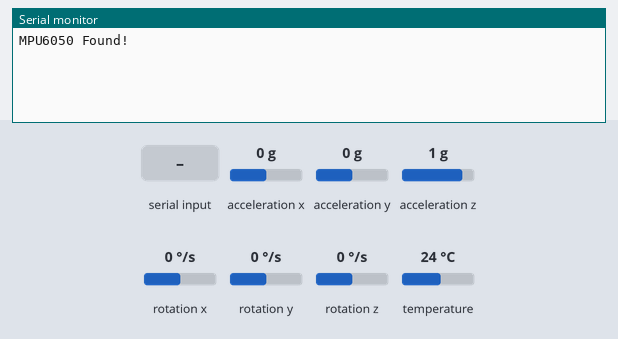
The sketch below on a simulated Arduino Leonardo, built with avr-gcc and run on an emulated ATmega32U4. Parts: the last lines printed to the serial monitor. Wiring (inferred from the names in the program): MPU-6050 motion sensor at I2C address 0x68. The test bench sets the inputs (shaded band); at power-on: acceleration z 1 g, acceleration x 0 g, acceleration y 0 g, rotation x 0 °/s, rotation y 0 °/s, rotation z 0 °/s, temperature 24 °C.

Above: at 1.4 s.
1.5 s: "Start" received over Serial
At 3.3 s:
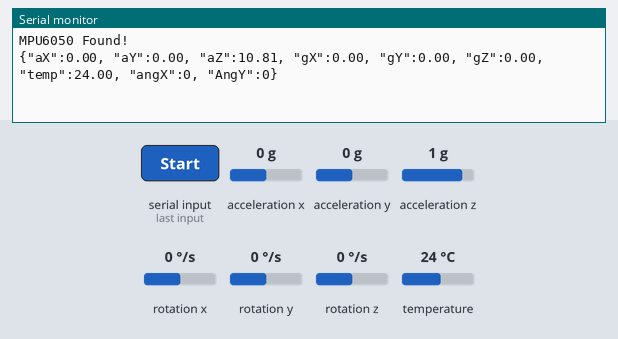
4.5 s: acceleration z set to 0 g
At 5.3 s:
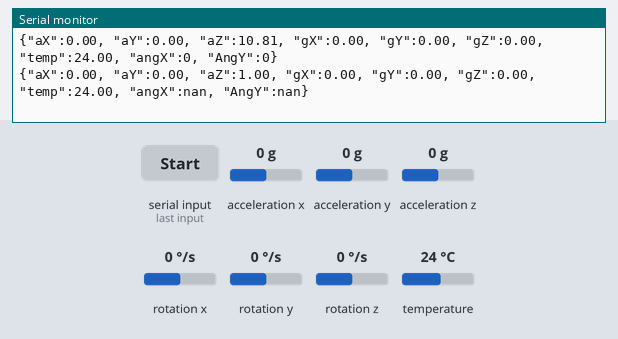
7.0 s: acceleration x set to -1.4 g
At 8.1 s:
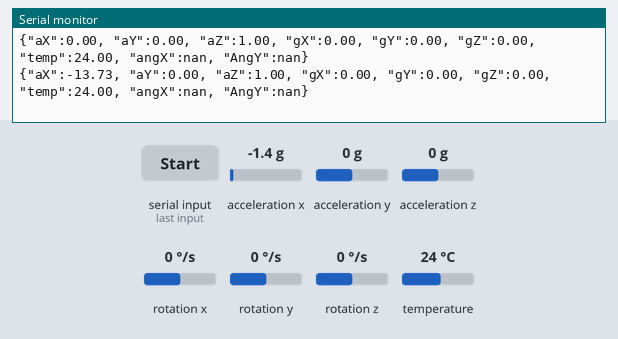
8.5 s: acceleration y set to -1.4 g
At 9.9 s:
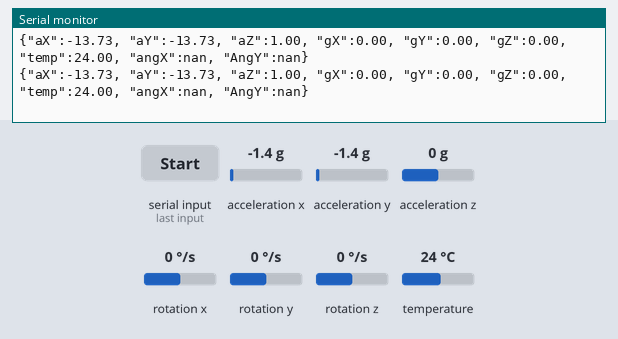
10.0 s: "CALIBACC" received over Serial
At 11.4 s:
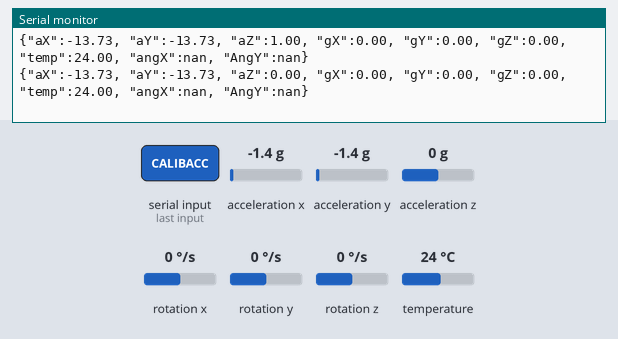
11.5 s: rotation x set to -192 °/s
At 12.5 s:
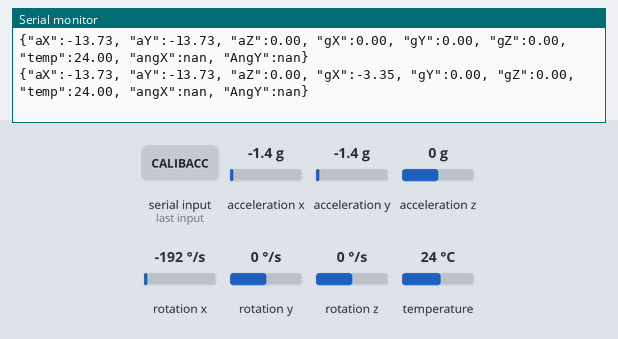

The sketch:

arduino_final.ino
```cpp
#include <Adafruit_MPU6050.h>
#include <Adafruit_Sensor.h>
#include <Wire.h>

Adafruit_MPU6050 mpu;


bool sensorsActive;
const long interval = 1000;
unsigned long previousMillis = 0;
//Calibration data
int xCalAcc = -0.30;
int yCalAcc = 0.07;
int zCalAcc = 1;
int xCalGyr = 0.6;
int yCalGyr = 0.1;
int zCalGyr = 0;
int xCalAng = 0.6;
int yCalAng = 0.1;
//
float Total_angle_x, Total_angle_y;
float elapsedTime, time, timePrev;        //Variables for time control
//Gyro Variables
int gyro_error=0;                         //We use this variable to only calculate once the gyro data error
float Gyr_rawX, Gyr_rawY, Gyr_rawZ;     //Here we store the raw data read
float Gyro_angle_x, Gyro_angle_y;         //Here we store the angle value obtained with Gyro data
float Gyro_raw_error_x, Gyro_raw_error_y; //Here we store the initial gyro data error

//Acc Variables
int acc_error=0;
float Acc_rawX, Acc_rawY, Acc_rawZ;    //Here we store the raw data read
float Acc_angle_x, Acc_angle_y;          //Here we store the angle value obtained with Acc data
float Acc_angle_error_x, Acc_angle_error_y; //Here we store the initial Acc data error
float rad_to_deg = 180/3.141592654;      //This value is for pasing from radians to degrees values

void setup(void) {
  sensorsActive = false;
  Serial.begin(115200);
  while (!Serial)
    delay(10); // will pause Zero, Leonardo, etc until serial console opens

  //Serial.println("Adafruit MPU6050 test!");

  // Try to initialize!
  if (!mpu.begin()) {
    Serial.println("Failed to find MPU6050 chip");
    while (1) {
      delay(10);
    }
  }
  Serial.println("MPU6050 Found!");


/*Here we calculate the acc data error before we start the loop
 * I make the mean of 200 values, that should be enough*/
  if(acc_error==0)
  {
    for(int a=0; a<200; a++)
    {
      Wire.beginTransmission(0x68);
      Wire.write(0x3B);                       //Ask for the 0x3B register- correspond to AcX
      Wire.endTransmission(false);
      Wire.requestFrom(0x68,6,true);

      Acc_rawX=(Wire.read()<<8|Wire.read())/4096.0 ; //each value needs two registres
      Acc_rawY=(Wire.read()<<8|Wire.read())/4096.0 ;
      Acc_rawZ=(Wire.read()<<8|Wire.read())/4096.0 ;


      /*---X---*/
      Acc_angle_error_x = Acc_angle_error_x + ((atan((Acc_rawY)/sqrt(pow((Acc_rawX),2) + pow((Acc_rawZ),2)))*rad_to_deg));
      /*---Y---*/
      Acc_angle_error_y = Acc_angle_error_y + ((atan(-1*(Acc_rawX)/sqrt(pow((Acc_rawY),2) + pow((Acc_rawZ),2)))*rad_to_deg));

      if(a==199)
      {
        Acc_angle_error_x = Acc_angle_error_x/200;
        Acc_angle_error_y = Acc_angle_error_y/200;
        acc_error=1;
      }
    }
  }//end of acc error calculation


/*Here we calculate the gyro data error before we start the loop
 * I make the mean of 200 values, that should be enough*/
  if(gyro_error==0)
  {
    for(int i=0; i<200; i++)
    {
      Wire.beginTransmission(0x68);            //begin, Send the slave adress (in this case 68)
      Wire.write(0x43);                        //First adress of the Gyro data
      Wire.endTransmission(false);
      Wire.requestFrom(0x68,4,true);           //We ask for just 4 registers

      Gyr_rawX=Wire.read()<<8|Wire.read();     //Once again we shif and sum
      Gyr_rawY=Wire.read()<<8|Wire.read();

      /*---X---*/
      Gyro_raw_error_x = Gyro_raw_error_x + (Gyr_rawX/32.8);
      /*---Y---*/
      Gyro_raw_error_y = Gyro_raw_error_y + (Gyr_rawY/32.8);
      if(i==199)
      {
        Gyro_raw_error_x = Gyro_raw_error_x/200;
        Gyro_raw_error_y = Gyro_raw_error_y/200;
        gyro_error=1;
      }
    }
  }//end of gyro error calculation

  mpu.setAccelerometerRange(MPU6050_RANGE_8_G);
  //Serial.print("Accelerometer range set to: ");
  /*switch (mpu.getAccelerometerRange()) {
  case MPU6050_RANGE_2_G:
    Serial.println("+-2G");
    break;
  case MPU6050_RANGE_4_G:
    Serial.println("+-4G");
    break;
  case MPU6050_RANGE_8_G:
    Serial.println("+-8G");
    break;
  case MPU6050_RANGE_16_G:
    Serial.println("+-16G");
    break;
  }*/
  mpu.setGyroRange(MPU6050_RANGE_500_DEG);
  //Serial.print("Gyro range set to: ");
  /*switch (mpu.getGyroRange()) {
  case MPU6050_RANGE_250_DEG:
    Serial.println("+- 250 deg/s");
    break;
  case MPU6050_RANGE_500_DEG:
    Serial.println("+- 500 deg/s");
    break;
  case MPU6050_RANGE_1000_DEG:
    Serial.println("+- 1000 deg/s");
    break;
  case MPU6050_RANGE_2000_DEG:
    Serial.println("+- 2000 deg/s");
    break;
  }*/

  mpu.setFilterBandwidth(MPU6050_BAND_21_HZ);
  //Serial.print("Filter bandwidth set to: ");
  /*switch (mpu.getFilterBandwidth()) {
  case MPU6050_BAND_260_HZ:
    Serial.println("260 Hz");
    break;
  case MPU6050_BAND_184_HZ:
    Serial.println("184 Hz");
    break;
  case MPU6050_BAND_94_HZ:
    Serial.println("94 Hz");
    break;
  case MPU6050_BAND_44_HZ:
    Serial.println("44 Hz");
    break;
  case MPU6050_BAND_21_HZ:
    Serial.println("21 Hz");
    break;
  case MPU6050_BAND_10_HZ:
    Serial.println("10 Hz");
    break;
  case MPU6050_BAND_5_HZ:
    Serial.println("5 Hz");
    break;
  }*/

  Serial.println("");
  delay(100);
}

void sentData(float aX, float aY, float aZ,float gX, float gY, float gZ, float temp, float angX, float angY) {
  Serial.print("{\"aX\":");
  Serial.print(aX, 2);
  Serial.print(", \"aY\":");
  Serial.print(aY, 2);
  Serial.print(", \"aZ\":");
  Serial.print(aZ, 2);
  Serial.print(", \"gX\":");
  Serial.print(gX, 2);
  Serial.print(", \"gY\":");
  Serial.print(gY, 2);
  Serial.print(", \"gZ\":");
  Serial.print(gZ, 2);
  Serial.print(", \"temp\":");
  Serial.print(temp, 2);
  Serial.print(", \"angX\":");
  Serial.print(angX, 0);
  Serial.print(", \"AngY\":");
  Serial.print(angY, 0);
  Serial.println("}");
}

void loop() {

  /* Get new sensor events with the readings */
  sensors_event_t a, g, temp;
  mpu.getEvent(&a, &g, &temp);

  if (Serial.available()) {
    String command = Serial.readString();
    if (command.indexOf("Start")!= -1) {
      sensorsActive = true;
    } else if (command.indexOf("Stop")!= -1) {
      sensorsActive = false;
    } else if (command.startsWith("CALIBACC")) {

      // Parse the X, Y, and Z values from the input message
      int xIndex = command.indexOf("X=");
      int yIndex = command.indexOf("Y=");
      int zIndex = command.indexOf("Z=");

      String xValueString = command.substring(xIndex+2, yIndex-1);
      String yValueString = command.substring(yIndex+2, zIndex-1);
      String zValueString = command.substring(zIndex+2);

      // Convert the value strings to integers
      xCalAcc = xValueString.toInt();
      yCalAcc = yValueString.toInt();
      zCalAcc = zValueString.toInt();

    }else if (command.startsWith("CALIBGYRO")) {

      // Parse the X, Y, and Z values from the input message
      int xIndex = command.indexOf("X=");
      int yIndex = command.indexOf("Y=");
      int zIndex = command.indexOf("Z=");

      String xValueString = command.substring(xIndex+2, yIndex-1);
      String yValueString = command.substring(yIndex+2, zIndex-1);
      String zValueString = command.substring(zIndex+2);

      // Convert the value strings to integers
      xCalGyr = xValueString.toInt();
      yCalGyr = yValueString.toInt();
      zCalGyr = zValueString.toInt();

    }
    else if (command.startsWith("CALIBANG")) {

      // Parse the X, Y, and Z values from the input message
      int xIndex = command.indexOf("X=");
      int yIndex = command.indexOf("Y=");

      String xValueString = command.substring(xIndex+2, yIndex-1);
      String yValueString = command.substring(yIndex+2);

      // Convert the value strings to integers
      xCalAng = xValueString.toInt();
      yCalAng = yValueString.toInt();

    }
  }

  timePrev = time;                        // the previous time is stored before the actual time read
  time = millis();                        // actual time read
  elapsedTime = (time - timePrev) / 1000; //divide by 1000 in order to obtain seconds

  //////////////////////////////////////Gyro read/////////////////////////////////////

    Wire.beginTransmission(0x68);            //begin, Send the slave adress (in this case 68)
    Wire.write(0x43);                        //First adress of the Gyro data
    Wire.endTransmission(false);
    Wire.requestFrom(0x68,4,true);           //We ask for just 4 registers

    Gyr_rawX=Wire.read()<<8|Wire.read();     //Once again we shif and sum
    Gyr_rawY=Wire.read()<<8|Wire.read();
    /*Now in order to obtain the gyro data in degrees/seconds we have to divide first
    the raw value by 32.8 because that's the value that the datasheet gives us for a 1000dps range*/
    /*---X---*/
    Gyr_rawX = (Gyr_rawX/32.8) - Gyro_raw_error_x;
    /*---Y---*/
    Gyr_rawY = (Gyr_rawY/32.8) - Gyro_raw_error_y;

    /*---X---*/
    Gyro_angle_x = Gyr_rawX*elapsedTime;
    /*---X---*/
    Gyro_angle_y = Gyr_rawY*elapsedTime;

//////////////////////////////////////Acc read/////////////////////////////////////

  Wire.beginTransmission(0x68);     //begin, Send the slave adress (in this case 68)
  Wire.write(0x3B);                 //Ask for the 0x3B register- correspond to AcX
  Wire.endTransmission(false);      //keep the transmission and next
  Wire.requestFrom(0x68,6,true);    //We ask for next 6 registers starting withj the 3B

  Acc_rawX=(Wire.read()<<8|Wire.read())/4096.0 ; //each value needs two registres
  Acc_rawY=(Wire.read()<<8|Wire.read())/4096.0 ;
  Acc_rawZ=(Wire.read()<<8|Wire.read())/4096.0 ;

 /*---X---*/
 Acc_angle_x = (atan((Acc_rawY)/sqrt(pow((Acc_rawX),2) + pow((Acc_rawZ),2)))*rad_to_deg) - Acc_angle_error_x;
 /*---Y---*/
 Acc_angle_y = (atan(-1*(Acc_rawX)/sqrt(pow((Acc_rawY),2) + pow((Acc_rawZ),2)))*rad_to_deg) - Acc_angle_error_y;

 //////////////////////////////////////Total angle and filter/////////////////////////////////////
 /*---X axis angle---*/
 Total_angle_x = 0.98 *(Total_angle_x + Gyro_angle_x) + 0.02*Acc_angle_x;
 /*---Y axis angle---*/
 Total_angle_y = 0.98 *(Total_angle_y + Gyro_angle_y) + 0.02*Acc_angle_y;


  unsigned long currentMillis = millis();
  if (currentMillis - previousMillis >= interval) {
    previousMillis = currentMillis;
    if(sensorsActive){
      sentData(a.acceleration.x+xCalAcc, a.acceleration.y+yCalAcc, a.acceleration.z+zCalAcc,g.gyro.x+xCalGyr,g.gyro.y+yCalGyr,g.gyro.z+zCalGyr,temp.temperature,Total_angle_x+xCalAng,Total_angle_y+yCalAng);
    }
  }

}
```

Measured:
- after the input at 1.5 s, the serial monitor: prints a new line after 1.0 s (image 1)
- after the input at 4.5 s, the serial monitor: prints a new line at once (image 2)
- after the input at 7.0 s, the serial monitor: prints a new line after 0.51 s (image 3)
- after the input at 8.5 s, the serial monitor: prints a new line at once (image 4)
- after the input at 10.0 s, the serial monitor: prints a new line after 1.0 s (image 5)
- after the input at 11.5 s, the serial monitor: prints a new line after 0.50 s (image 6)
